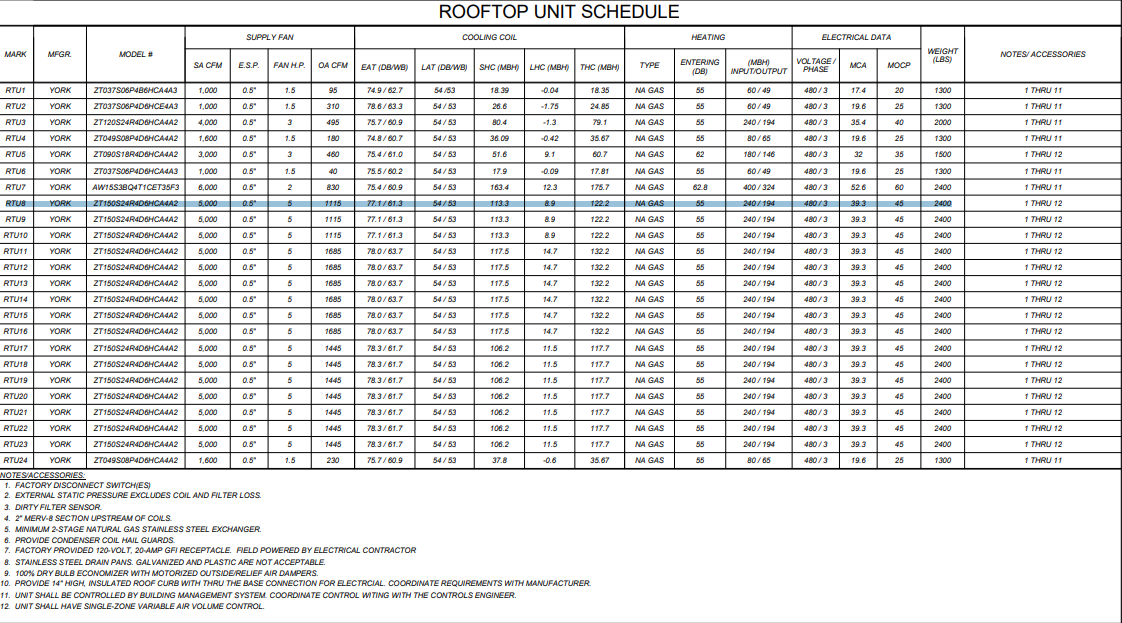
#> input picture rooftop_schedule.png, 1122 x 623 px
$ python extract_schedule.py
#> lines starting #> are read from the running program, lines starting #| are printed output that depends on the picture; after the words box and inside, x2 and y2 are one past the last pixel; in counts of white or black regions, pixels touching at a corner belong together
#!/usr/bin/env python3
from PIL import Image
import easyocr
import cv2
import pandas as pd
import numpy as np

# ─── Configuration ─────────────────────────────────────────────────────────────
INPUT_IMAGE    = "rooftop_schedule.png"
FLAT_IMAGE     = "flat_schedule.png"
DEBUG_BW       = "debug_bw.png"
DEBUG_CLEAN    = "debug_clean.png"
OUTPUT_CSV     = "rooftop_schedule.csv"
UPSCALE_FACTOR = 2

# ─── Image Preprocessing ─────────────────────────────────────────────────────
def flatten_image(input_path, flat_path):
    """Remove alpha channel by compositing onto white."""
#> called with input_path = 'rooftop_schedule.png', flat_path = 'flat_schedule.png'
    im = Image.open(input_path)
#> im is the input picture: PIL image 1122x623 RGBA; mean R, G, B, A 228.2, 228.5, 228.6, 255
    if im.mode == "RGBA":
        bg = Image.new("RGB", im.size, (255,255,255))
#> bg: PIL image 1122x623 RGB; every value is 255
        bg.paste(im, mask=im.split()[3])
        bg.save(flat_path)
        return cv2.imread(flat_path)
    return cv2.imread(input_path)


def upscale_image(img, factor):
    """Resize for crisper OCR."""
#> called with factor = 2
    return cv2.resize(img, None, fx=factor, fy=factor, interpolation=cv2.INTER_CUBIC)
#> returned value: shape (1246, 2244, 3)


def threshold_image(gray):
    """Adaptive threshold for binary image."""
    bw = cv2.adaptiveThreshold(
        gray, 255,
        cv2.ADAPTIVE_THRESH_GAUSSIAN_C,
        cv2.THRESH_BINARY_INV,
        15, 10
    )
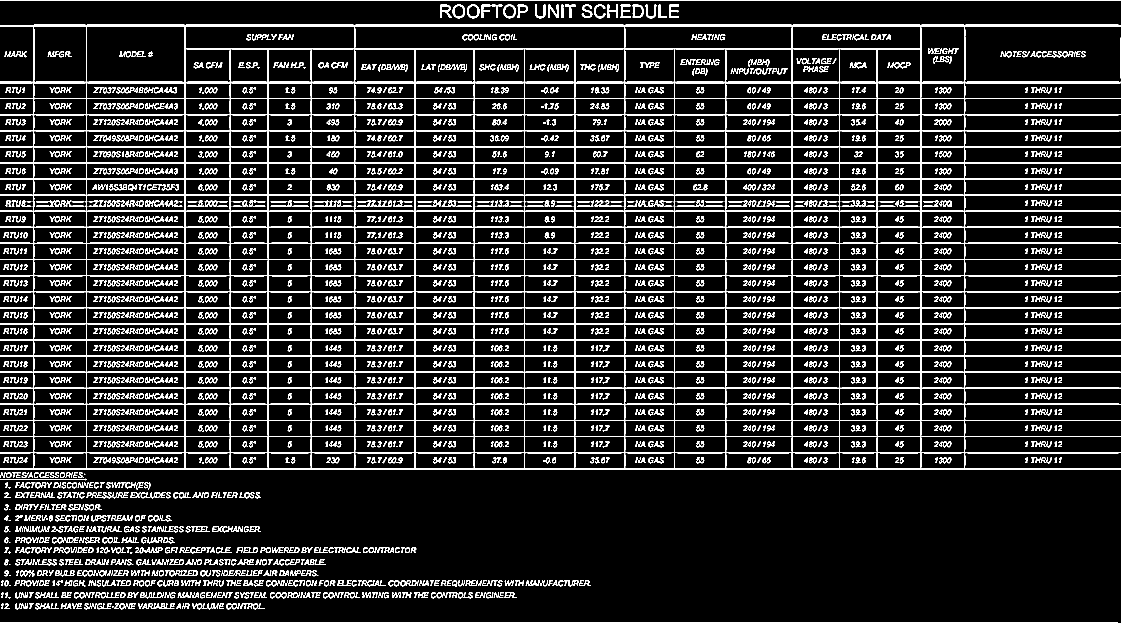
#> bw: shape (1246, 2244) (shown at 1/2 size); 15.5% white; 2438 white regions (170 under 20 px), largest, box (x1, y1, x2, y2) and area: (0, 0, 2244, 1246) 235109, (0, 1245, 2236, 1246) 2236, (72, 400, 169, 414) 461
    cv2.imwrite(DEBUG_BW, bw)
    return bw

# ─── Grid-Line Removal ───────────────────────────────────────────────────────
def remove_grid_lines(bw, img_shape):
    """Remove table lines via morphological opening."""
#> called with img_shape = (1246, 2244, 3)
    horiz = cv2.morphologyEx(
        bw, cv2.MORPH_OPEN,
        cv2.getStructuringElement(cv2.MORPH_RECT, (img_shape[1]//30, 1)),
        iterations=2
    )
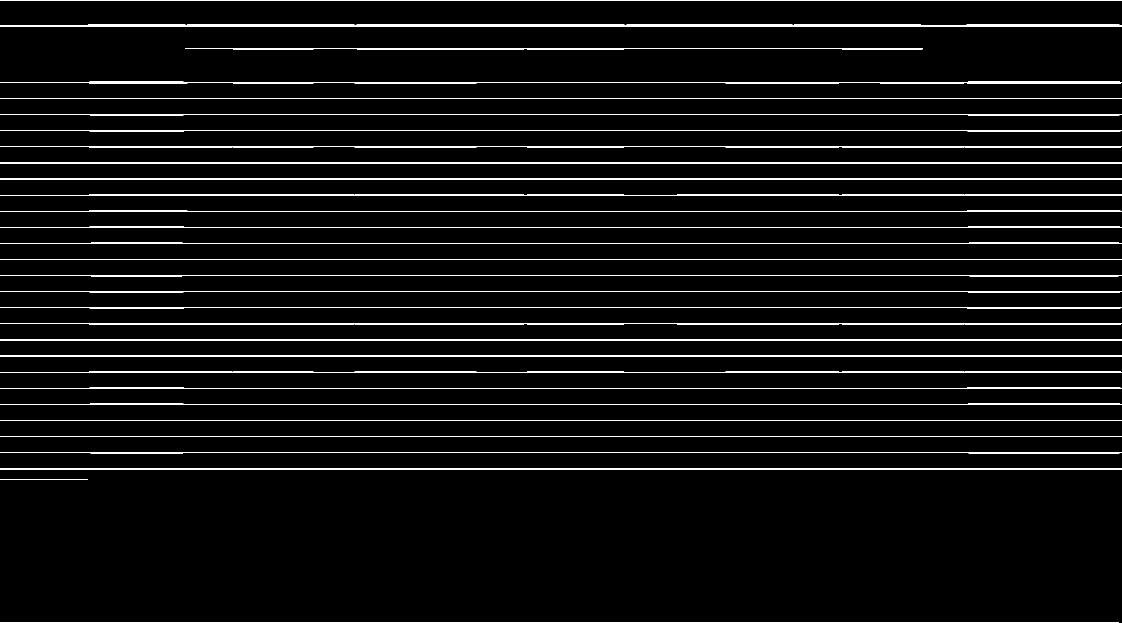
#> horiz: shape (1246, 2244) (shown at 1/2 size); 5.6% white; 30 white regions, largest, box (x1, y1, x2, y2) and area: (0, 49, 2244, 54) 10625, (0, 936, 2244, 940) 7224, (0, 646, 2244, 649) 6432
    vert = cv2.morphologyEx(
        bw, cv2.MORPH_OPEN,
        cv2.getStructuringElement(cv2.MORPH_RECT, (1, img_shape[0]//30)),
        iterations=2
    )
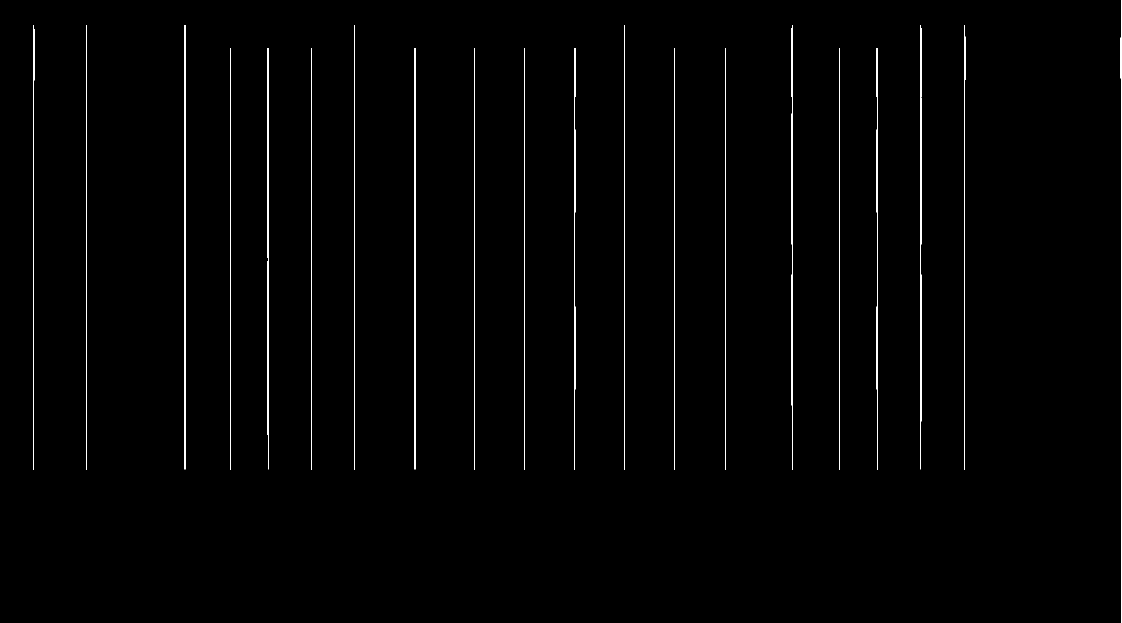
#> vert: shape (1246, 2244) (shown at 1/2 size); 1.4% white in thin lines or dots
    clean = cv2.bitwise_xor(bw, cv2.bitwise_or(horiz, vert))
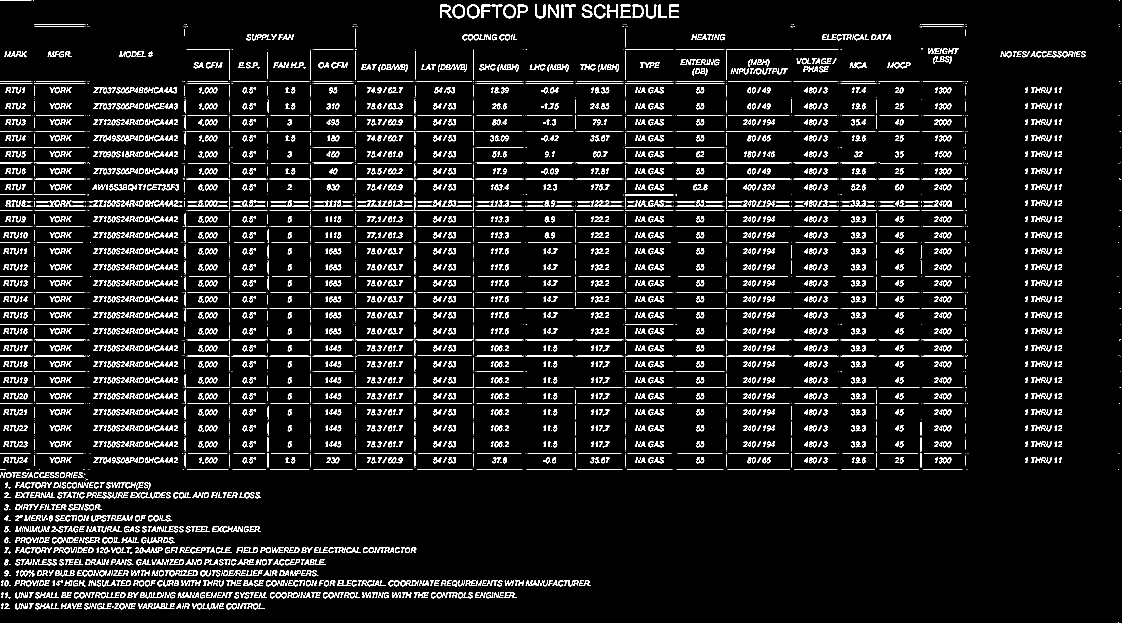
#> clean: shape (1246, 2244) (shown at 1/2 size); 8.6% white in thin lines or dots
    cv2.imwrite(DEBUG_CLEAN, clean)
    return clean

# ─── Cell Detection ──────────────────────────────────────────────────────────
def dilate_image(clean):
    """Merge text into blobs for contour detection."""
    return cv2.dilate(
        clean,
        cv2.getStructuringElement(cv2.MORPH_RECT, (5,5)),
        iterations=1
    )
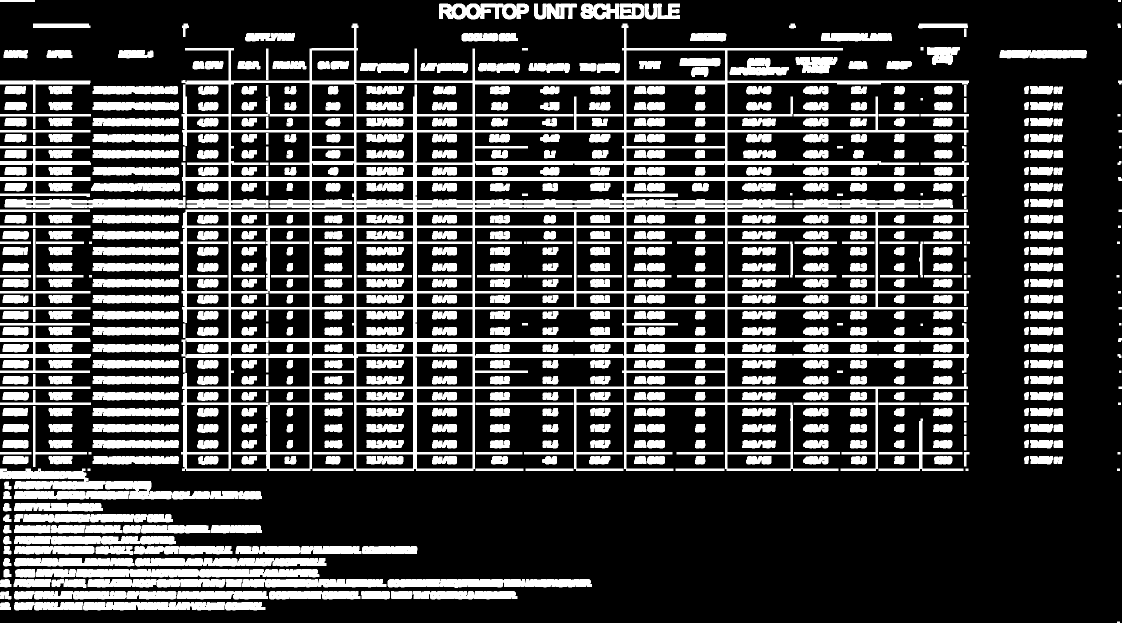
#> returned value: shape (1246, 2244) (shown at 1/2 size); 27.1% white; 758 white regions (1 under 20 px)


def find_cells(dilated):
    """Detect and sort each cell's bounding box."""
    contours, _ = cv2.findContours(
        dilated, cv2.RETR_EXTERNAL, cv2.CHAIN_APPROX_SIMPLE
    )
#> contours = 446 contours, 9 with area under 20; largest, box (x1, y1, x2, y2) and area: (360, 47, 1938, 942) 872398, (0, 937, 524, 999) 10548, (72, 1138, 639, 1155) 8126, (775, 1158, 1184, 1176) 5993, (9, 394, 371, 416) 5567
    cells = []
    for cnt in contours:
        x, y, w, h = cv2.boundingRect(cnt)
        if w > 30 and h > 15:
            cells.append((y, x, w, h))
#> this loop made 446 passes
#> (x, y, w, h) on passes 2 to 4: (166, 1204, 365, 17), (28, 1204, 138, 17), (0, 1204, 22, 16)
#> after the loop, cells = 269 items, first 6: (1204, 166, 365, 17), (1204, 28, 138, 17), (1182, 826, 209, 17), (1182, 782, 43, 16), (1182, 722, 58, 17), (1182, 538, 183, 17)
    cells.sort(key=lambda b: (b[0], b[1]))
    return cells

# ─── OCR & Table Assembly Using EasyOCR ────────────────────────────────────────
def ocr_cells(cells, gray):
    """Run OCR on each cell and build a 2D list of text rows."""
    if not cells:
        raise RuntimeError("No cells detected. Check debug images.")
    reader = easyocr.Reader(['en'], gpu=False)
    table = []
    current_y, row = cells[0][0], []
    for y, x, w, h in cells:
        if abs(y - current_y) > h // 2:
            table.append(row);
            row = []
            current_y = y
        cell_img = gray[y:y+h, x:x+w]
        cell_rgb = cv2.cvtColor(cell_img, cv2.COLOR_GRAY2RGB)
        texts = reader.readtext(cell_rgb, detail=0)
        row.append(" ".join(texts).strip())
    table.append(row)
    return table

# ─── Normalize & Save ────────────────────────────────────────────────────────
def normalize_and_save(table, output_csv):
    """Pad rows and save table as CSV."""
    max_cols = max(len(r) for r in table)
    header = table[0] + [f"col_{i}" for i in range(len(table[0]), max_cols)]
    rows = [r + [""] * (max_cols - len(r)) for r in table[1:]]
    df = pd.DataFrame(rows, columns=header)
    df.to_csv(output_csv, index=False)
    print(f"✅ Saved {output_csv} with {max_cols} columns.")

# ─── Main ───────────────────────────────────────────────────────────────────
def main():
    img = flatten_image(INPUT_IMAGE, FLAT_IMAGE)
    img = upscale_image(img, UPSCALE_FACTOR)
    gray = cv2.cvtColor(img, cv2.COLOR_BGR2GRAY)
    bw = threshold_image(gray)
    clean = remove_grid_lines(bw, img.shape)
    dilated = dilate_image(clean)
    cells = find_cells(dilated)
#> cells = 269 items, first 6: (7, 878, 180, 32), (7, 1068, 86, 32), (7, 1161, 77, 32), (7, 1239, 121, 32), (47, 360, 1578, 895), (66, 490, 100, 17)
    table = ocr_cells(cells, gray)
    normalize_and_save(table, OUTPUT_CSV)

if __name__ == "__main__":
    main()
#> (the call stopped at in ocr_cells, `reader = easyocr.Reader(['en'], gpu=False)`: easyocr is not available in this run)

$ run again, with debug_dilated.png copied over rooftop_schedule.png
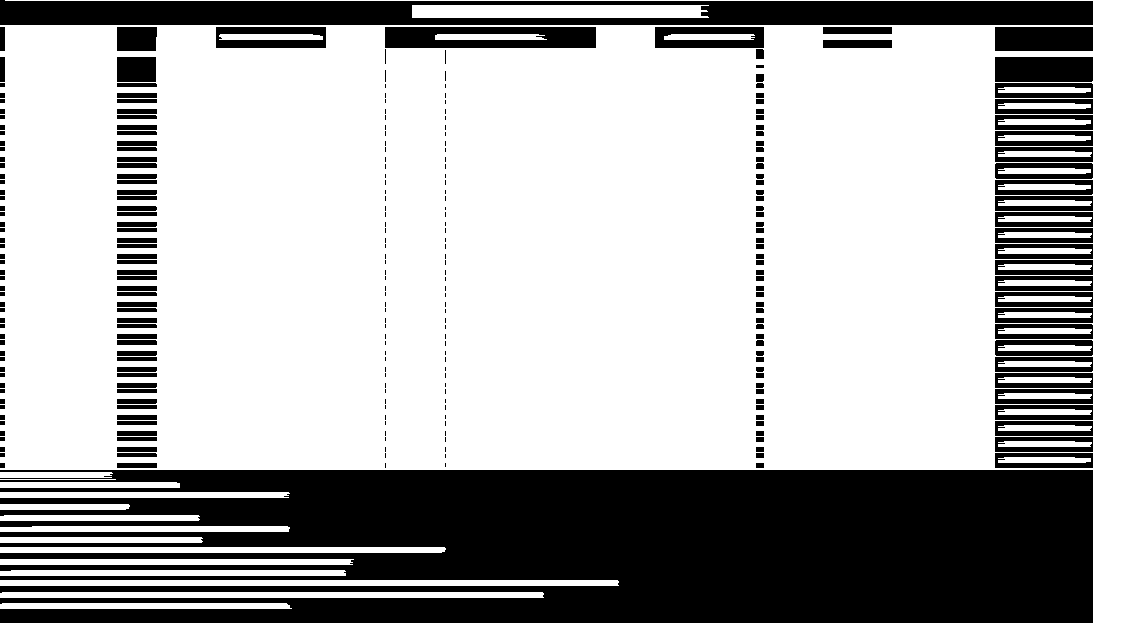
#> input picture debug_dilated.png, 1122 x 623 px
#> in flatten_image, im is the input picture: PIL image 1122x623 L; 69.1% white; 284 black regions (100 under 20 px), largest, box (x1, y1, x2, y2) and area: (0, 470, 1093, 623) 143217, (0, 0, 1093, 25) 22444, (385, 27, 596, 48) 3790
#> bw: shape (1246, 2244); 9.7% white; 289 white regions, largest, box (x1, y1, x2, y2) and area: (0, 0, 2186, 50) 27201, (0, 1113, 1242, 1177) 25192, (0, 1003, 896, 1111) 24852
#> in remove_grid_lines, `horiz = cv2.morphologyEx( bw, cv2.MORPH_OPEN, cv2.getStructuringElemen..`:
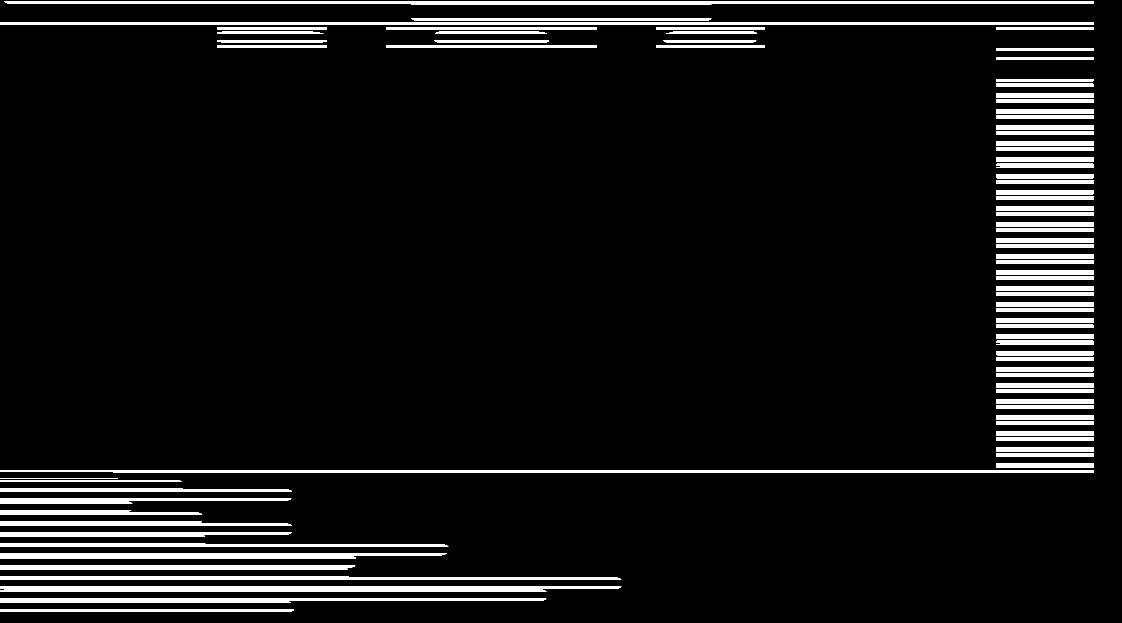
#> horiz: shape (1246, 2244) (shown at 1/2 size); 7.4% white; 87 white regions, largest, box (x1, y1, x2, y2) and area: (8, 2, 2188, 10) 12674, (0, 45, 2188, 50) 10940, (0, 940, 2188, 945) 10714
#> vert: shape (1246, 2244); 0.05% white; 1 white region, box (x1, y1, x2, y2) and area: (2181, 940, 2186, 1246) 1530
#> clean: shape (1246, 2244); 2.3% white; 433 white regions (98 under 20 px), largest, box (x1, y1, x2, y2) and area: (1646, 80, 1784, 96) 1440, (1646, 54, 1784, 68) 1420, (234, 54, 314, 102) 1170
#> in dilate_image, `return cv2.dilate( clean, cv2.getStructuringElement(cv2.MORPH_RECT, (5..`:
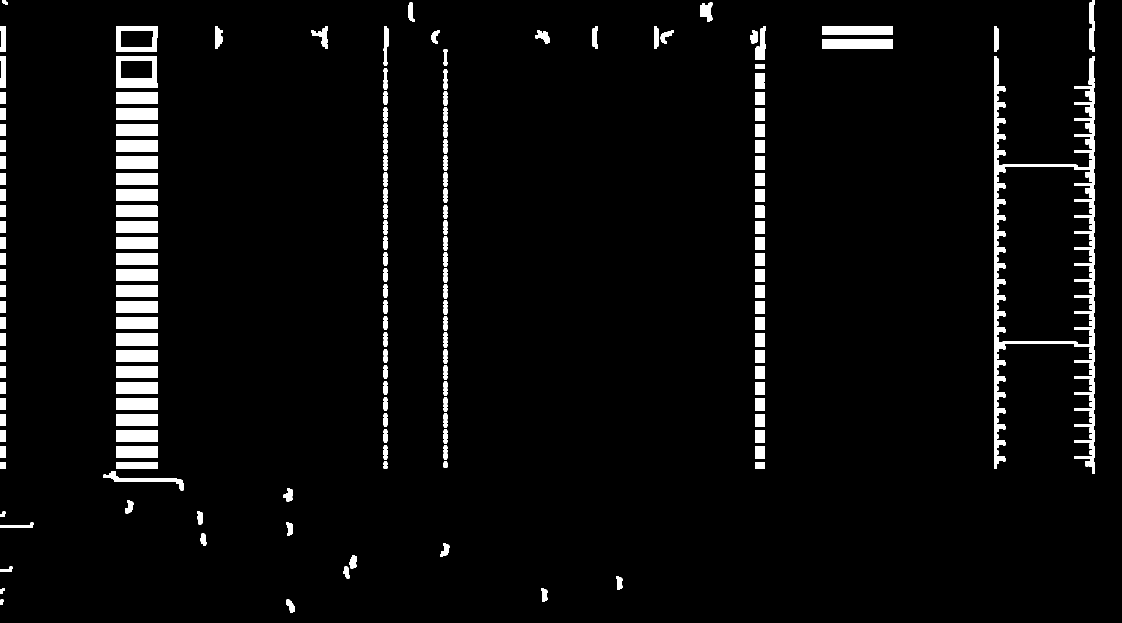
#> returned value: shape (1246, 2244) (shown at 1/2 size); 4.6% white; 164 white regions
#> contours = 164 contours; largest, box (x1, y1, x2, y2) and area: (1988, 112, 2190, 947) 83283, (232, 112, 316, 176) 5122, (232, 52, 316, 104) 4178, (1644, 78, 1786, 98) 2679, (1644, 52, 1786, 70) 2397
#> the loop in find_cells, `for cnt in contours:` made 164 passes
#> (x, y, w, h) on passes 1 to 3: (572, 1199, 18, 26), (0, 1199, 7, 11), (1082, 1177, 13, 26)
#> after the loop in find_cells, `for cnt in contours:`: cells = 30 items, first 6: (942, 206, 162, 39), (892, 232, 84, 24), (860, 232, 84, 24), (828, 232, 84, 24), (796, 232, 84, 24), (764, 232, 84, 24)
#> in main, `cells = find_cells(dilated)`: cells = 30 items, first 6: (52, 232, 84, 52), (52, 622, 34, 46), (52, 1644, 142, 18), (78, 1644, 142, 20), (112, 232, 84, 64), (112, 1988, 202, 835)
